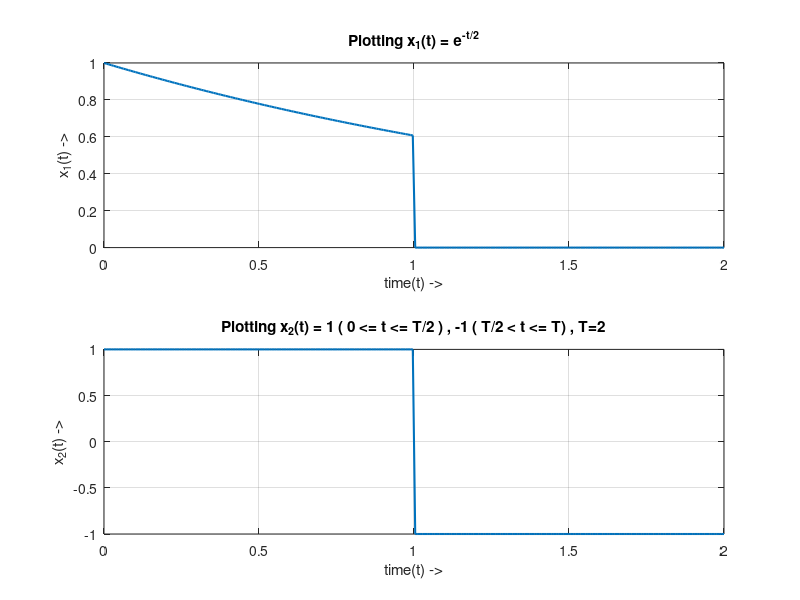

Write MATLAB code to recreate this figure. (Note: this script raises an error after producing the figure.)
% Name = Mohit Akhouri
% Roll no = 19UCC023
% SSC LAB Batch D1 - Monday ( 2-5 pm )

% plotting periodic signals x1(t) and x2(t)
N = 256; % defining total number of samples
T = 2; % defining bound on time
t = linspace(0,T,N); % defining the time(t) axis
num = 10; % number of fourier series coefficients to be calculated

% loop for defining periodic signals x1(t) and x2(t)
for i=1:length(t)
    if(t(i)<=1)
        x1(i)=exp(-t(i)/2);
        x2(i)=1;
    elseif(t(i)>1 & t(i)<=2)
        x1(i)=0;
        x2(i)=-1;
    end
end
% plotting signals x1(t) and x2(t)
figure;
subplot(2,1,1);
plot(t,x1,'Linewidth',1.5);
xlabel('time(t) ->');
ylabel('x_{1}(t) ->');
title('Plotting x_{1}(t) = e^{-t/2}');
grid on;
subplot(2,1,2);
plot(t,x2,'Linewidth',1.5);
xlabel('time(t) ->');
ylabel('x_{2}(t) ->');
title('Plotting x_{2}(t) = 1 ( 0 <= t <= T/2 ) , -1 ( T/2 < t <= T) , T=2');
grid on;
sgtitle('19ucc023 - Mohit Akhouri');

Dk1=Fourier_Series_Coeff(x1,N,num); % calculating 10 fourier series coefficients for signal x1(t)
Dk2=Fourier_Series_Coeff(x2,N,num); % calculating 10 fourier series coefficients for signal x1(t)
mag_Dk1=abs(Dk1); % calculating magnitude of Dk1
ang_Dk1=angle(Dk1); % calculating phase angle of Dk1
mag_Dk2=abs(Dk2); % calculating magnitude of Dk2
ang_Dk2=angle(Dk2); % calculating phase angle of Dk2

% plotting magnitude and phase plot of Dk1
figure;
subplot(2,1,1);
stem(mag_Dk1,'Linewidth',1.5);
xlabel('Coefficient (k) ->');
ylabel('Magnitude of D_{k} ->');
title('Magnitude plot of D_{k} of signal x_{1}(t)');
grid on;
subplot(2,1,2);
stem(ang_Dk1,'Linewidth',1.5);
xlabel('Coefficient (k) ->');
ylabel('Phase angle of D_{k} ->');
title('Phase plot of D_{k} of signal x_{1}(t)');
grid on;
sgtitle('19ucc023 - Mohit Akhouri');

% plotting magnitude and phase plot of Dk2
figure;
subplot(2,1,1);
stem(mag_Dk2,'Linewidth',1.5);
xlabel('Coefficient (k) ->');
ylabel('Magnitude of D_{k} ->');
title('Magnitude plot of D_{k} of signal x_{2}(t)');
grid on;
subplot(2,1,2);
stem(ang_Dk2,'Linewidth',1.5);
xlabel('Coefficient (k) ->');
ylabel('Phase angle of D_{k} ->');
title('Phase plot of D_{k} of signal x_{2}(t)');
grid on;
sgtitle('19ucc023 - Mohit Akhouri');

figure;
xt1=Fourier_Spectra(Dk1,T,t,num); % Fourier spectra of signal x1(t)
xt2=Fourier_Spectra(Dk2,T,t,num); % Fourier spectra of signal x2(t)

% plotting fourier spectra of signals x1(t) and x2(t) for Dk, k=0-9
subplot(2,1,1);
plot(t,xt1,'Linewidth',1.5);
xlabel('time(t) ->');
ylabel('x_{1}(t) ->');
title('Fourier spectra of x_{1}(t)');
grid on;
subplot(2,1,2);
plot(t,xt2,'Linewidth',1.5);
xlabel('time(t) ->');
ylabel('x_{2}(t) ->');
title('Fourier spectra of x_{2}(t)');
grid on;
sgtitle('19ucc023 - Mohit Akhouri');

